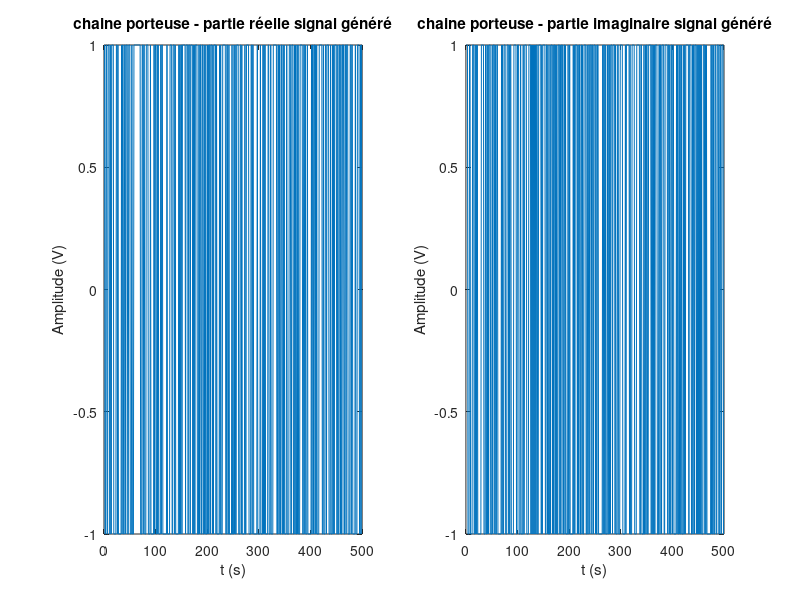

MATLAB code for this plot: (Note: this script raises an error after producing the figure.)
clc
clear
close all

%% Initialisation 
Nb = 1000;
fe = 10000;
Te = 1/fe;
fp = 2000;
Tp = 1/fp;
Rs = 1000;
Ts = 1/Rs;
Ns = Ts/Te;

M = 4;

t = 0:1/fe:Nb/(2*Rs)-1/fe;

%%Génération du signal
bits = randi([0 1],1,Nb);
x=[];
for i=1:2:Nb
    if bits(i)==0 && bits(i+1)==0
        x=[x 1+j];
    elseif bits(i)==0 && bits(i+1)==1
        x=[x 1-j];
    elseif bits(i)==1 && bits(i+1)==0
        x=[x -1+j];
    elseif bits(i)==1 && bits(i+1)==1
        x=[x -1-j];
    end
end


%Génération de la suite de dirac
suite_diracs=kron(x, [1 zeros(1,Ns-1)]);

%Affichage di signal généré
figure(1); 
subplot(1,2,1)
plot(real(x))
title('chaine porteuse - partie réelle signal généré')
xlabel('t (s)')
ylabel('Amplitude (V)');

subplot(1,2,2)
plot(imag(x))
title('chaine porteuse - partie imaginaire signal généré')
xlabel('t (s)')
ylabel('Amplitude (V)');


%Filtre de mise en forme et de réception
alpha = 0,35;
h = rcosdesign(alpha,Nb/2,Ns);  % reponse impulsionnelle du filtre de mise en forme
hr = rcosdesign(alpha,Nb/2,Ns);  % reponse impulsionnelle du filtre de réception
retard = Nb*Ns/4;

% Passage dans le filtre de mise en forme
y = filter(h,1,[suite_diracs zeros(1,retard)]);
y = y(retard+1:end);

%Calcul de la Dsp du signal par periodogramme
DSP = pwelch(y);

%Affichage de la DSP du signal généré
frequence= linspace(-fe/2,fe/2,length(DSP));
figure(2);  
semilogy(frequence,fftshift(DSP))
xlabel('frequence')
ylabel('DSP')
title('chaine - DSP du signal transmit')


% Passage dans le filtre de réception
z = filter(hr,1,[y zeros(1,retard)]); % Avant de filtrer, on rajoute un nombre de 0 égal au retard
z = z(retard+1:end); % On supprime le retard (les "retard" premières valeurs)


%Echantillonage 
z_r = real(z);
z_i = imag(z);
bits_recup = zeros(1,Nb);
ak = zeros(1,Nb/2);
bk = zeros(1,Nb/2);
dk = zeros(1,Nb/2);

for i = 0:(Nb/2)-1
    if z_r(1+Ns*i) >= 0  % Echantillonnage de Re(z)
        ak(1+i) = 1;
    else
        ak(1+i) = -1;
    end
    if z_i(1+Ns*i) >= 0  % Echantillonnage de Im(z)
        bk(1+i) = 1;
    else
        bk(1+i) = -1;
    end
    dk(1+i) = ak(1+i) + j*bk(1+i);  % dk = ak + j*bk
end

% Demapping 
for i = 1:Nb/2
    if dk(i) == -1+j
        bits_recup(2*i-1) = 1;
        bits_recup(2*i) = 0;
    elseif dk(i) == 1-j
        bits_recup(2*i-1) = 0;
        bits_recup(2*i) = 1; 
    elseif dk(i) == 1+j
        bits_recup(2*i-1) = 0;
        bits_recup(2*i) = 0;          
    elseif dk(i) == -1-j
        bits_recup(2*i-1) = 1;
        bits_recup(2*i) = 1;         
    end
end

TEB = sum(abs(bits_recup-bits))/Nb;
disp("TEB = " + TEB);


%% Implantation de la chaine avec buit

Eb_sur_N0_dB=[0:6];
Eb_sur_N0_lin=10.^(Eb_sur_N0_dB./10);
TEB3=zeros(1,length(Eb_sur_N0_dB));

NerrLim=100;
Nerrcomptees=zeros(1,length(Eb_sur_N0_dB));
Nsimu=zeros(1,length(Eb_sur_N0_dB));


for k=1:length(Eb_sur_N0_lin)

    while (Nerrcomptees(k)<NerrLim)

        % Emission
        bits = randi([0 1],1,Nb);
        x = [];
        for i=1:2:Nb
               if bits(i)==0 && bits(i+1)==0
                x=[x 1+j];
            elseif bits(i)==0 && bits(i+1)==1
                x=[x 1-j];
            elseif bits(i)==1 && bits(i+1)==0
                x=[x -1+j];
            elseif bits(i)==1 && bits(i+1)==1
                x=[x -1-j];
            end
        end


        suite_diracs = kron(x,[1 zeros(1,Ns-1)]);
        y = filter(h,1,[suite_diracs zeros(1,retard)]);
        y = y(retard+1:end);

        % Canal

        Pr=mean(abs(y).^2);
        sigma=Pr*Ns./(2*log2(M)*Eb_sur_N0_lin(k));
        y=y+sqrt(sigma)*randn(1,Nb*Ns/2)+ j*sqrt(sigma)*randn(1,Nb*Ns/2);

        % Passage dans le filtre de réception
        z = filter(hr,1,[y zeros(1,retard)]); % Avant de filtrer, on rajoute un nombre de 0 égal au retard
        z = z(retard+1:end);
        z_r = real(z);
        z_i = imag(z);
        bits_recup = zeros(1,Nb);
        ak = zeros(1,Nb);
        bk = zeros(1,Nb);
        dk = zeros(1,Nb);

        for i = 0:(Nb/2)-1
            if z_r(1+Ns*i) >= 0  % Echantillonnage de Re(z)
                ak(1+i) = 1;
            else
                ak(1+i) = -1;
            end
            if z_i(1+Ns*i) >= 0  % Echantillonnage de Im(z)
                bk(1+i) = 1;
            else
                bk(1+i) = -1;
            end
            dk(1+i) = ak(1+i) + j*bk(1+i);  % dk = ak + j*bk
        end

        % Demapping 
        for i = 1:Nb/2
            if dk(i) == -1+j
                bits_recup(2*i-1) = 1;
                bits_recup(2*i) = 0;
            elseif dk(i) == 1-j
                bits_recup(2*i-1) = 0;
                bits_recup(2*i) = 1; 
            elseif dk(i) == 1+j
                bits_recup(2*i-1) = 0;
                bits_recup(2*i) = 0;          
            elseif dk(i) == -1-j
                bits_recup(2*i-1) = 1;
                bits_recup(2*i) = 1;         
            end
        end
        
        
        Nerrcomptees(k)=Nerrcomptees(k)+sum(bits~=bits_recup);
        Nsimu(k)=Nsimu(k)+1;
        
        
    end

    TEB(k) = Nerrcomptees(k)/(Nb*Nsimu(k)); % estimation de Pb par calcul du TEB

end

figure(4)
semilogy(Eb_sur_N0_dB,TEB,'r-.','LineWidth',3)
xlabel('SNR (dB)')
ylabel('TEB')
legend('TEB chaine avec passe-bas équivalent')
title("Chaine passe-bas équivalent - TEB simulé")
grid
set(gca,'FontSize',12)


% Tracé des constellations

ak_mapping = [1,1,-1,-1];       % ak et bk obtenus après mapping (les théoriques)
bk_mapping = [1,-1,1,-1];
ak_obtenus = zeros(1,Nb/2); % ak et bk réellement obtenus après échantillonnage
bk_obtenus = zeros(1,Nb/2);

Pr=mean(abs(y).^2);
sigma=Pr*Ns./(2*log2(M)*Eb_sur_N0_lin(k));
y=y+sqrt(sigma)*randn(1,Nb*Ns/2)+ j*sqrt(sigma)*randn(1,Nb*Ns/2);

z = filter(h,1,[y zeros(1,retard)]);
z = z(retard+1:end);
z_r = real(z);
z_i = imag(z);

for i = 0:(Nb/2)-1
    ak_obtenus(1+i) = z_r(1+Ns*i);
    bk_obtenus(1+i) = z_i(1+Ns*i);
end

figure;
plot(ak_obtenus, bk_obtenus, 'r*', ak_mapping, bk_mapping, 'b*');
title('Constellations pour Eb/N0 = 5');
xlabel('ak');
ylabel('bk');
legend("En sortie de l'échantillonneur", 'En sortie du mapping');

%% Comparaison des TEBs (fréquence porteuse / équivalent passe-bas)

Eb_sur_N0_dB=[0:6];
Eb_sur_N0_lin=10.^(Eb_sur_N0_dB./10);
TEB2=zeros(1,length(Eb_sur_N0_dB));

NerrLim=100;
Nerrcomptees=zeros(1,length(Eb_sur_N0_dB));
Nsimu=zeros(1,length(Eb_sur_N0_dB));


for k=1:length(Eb_sur_N0_lin)

    while (Nerrcomptees(k)<NerrLim)

        % Emission
        bits = randi([0 1],1,Nb);
        x = [];
        for i=1:2:Nb
               if bits(i)==0 && bits(i+1)==0
                x=[x 1+j];
            elseif bits(i)==0 && bits(i+1)==1
                x=[x 1-1i];
            elseif bits(i)==1 && bits(i+1)==0
                x=[x -1+j];
            elseif bits(i)==1 && bits(i+1)==1
                x=[x -1-j];
            end
        end


        suite_diracs = kron(x,[1 zeros(1,Ns-1)]);
        y = filter(h,1,[suite_diracs zeros(1,retard)]);
        y = y(retard+1:end);

        % Transposition sur fréquence porteuse
        y = y.*exp(2*j*pi*fp*t);
        y = real(y);
        
        % Canal

        Pr=mean(abs(y).^2);
        sigma=Pr*Ns./(2*log2(M)*Eb_sur_N0_lin(k));
        y=y+sqrt(sigma)*randn(1,Nb*Ns/2);

        % Retour en bande de base
        y_r = y.*cos(2*pi*fp*t);
        y_i = y.*sin(2*pi*fp*t);

        y = y_r -j*y_i;

        % Passage dans le filtre de réception
        z = filter(hr,1,[y zeros(1,retard)]); % Avant de filtrer, on rajoute un nombre de 0 égal au retard
        z = z(retard+1:end);
        z_r = real(z);
        z_i = imag(z);
        bits_recup = zeros(1,Nb);
        ak = zeros(1,Nb);
        bk = zeros(1,Nb);
        dk = zeros(1,Nb);

        for i = 0:(Nb/2)-1
            if z_r(1+Ns*i) >= 0  % Echantillonnage de Re(z)
                ak(1+i) = 1;
            else
                ak(1+i) = -1;
            end
            if z_i(1+Ns*i) >= 0  % Echantillonnage de Im(z)
                bk(1+i) = 1;
            else
                bk(1+i) = -1;
            end
            dk(1+i) = ak(1+i) + j*bk(1+i);  % dk = ak + j*bk
        end

        % Demapping 
        for i = 1:Nb/2
            if dk(i) == -1+j
                bits_recup(2*i-1) = 1;
                bits_recup(2*i) = 0;
            elseif dk(i) == 1-j
                bits_recup(2*i-1) = 0;
                bits_recup(2*i) = 1; 
            elseif dk(i) == 1+j
                bits_recup(2*i-1) = 0;
                bits_recup(2*i) = 0;          
            elseif dk(i) == -1-j
                bits_recup(2*i-1) = 1;
                bits_recup(2*i) = 1;         
            end
        end
        
        
        Nerrcomptees(k)=Nerrcomptees(k)+sum(bits~=bits_recup);
        Nsimu(k)=Nsimu(k)+1;
        
        
    end

    TEB2(k) = Nerrcomptees(k)/(Nb*Nsimu(k)); % estimation de Pb par calcul du TEB

end

% Tracé de la comparaison entre le TEB simulé et le TEB théorique

figure(5)
semilogy(Eb_sur_N0_dB,TEB,'r-.','LineWidth',3)
hold on
semilogy(Eb_sur_N0_dB,TEB2,'b-.','MarkerSize',10,'LineWidth',3)
xlabel('SNR (dB)')
ylabel('TEB')
legend('TEB chaine avec passe-bas équivalent','TEB chaine sur fréquence porteuse')
title("Comparaison entre le TEB avec passe-bas équivalent et le TEB de la chaine sur fréquence porteuse")
grid
set(gca,'FontSize',12)
